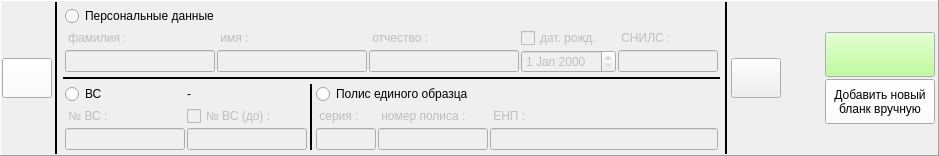
    <widget class="QFrame" name="frame">
     <property name="frameShape">
      <enum>QFrame::Panel</enum>
     </property>
     <property name="frameShadow">
      <enum>QFrame::Raised</enum>
     </property>
     <layout class="QHBoxLayout" name="horizontalLayout_6">
      <property name="spacing">
       <number>2</number>
      </property>
      <property name="leftMargin">
       <number>1</number>
      </property>
      <property name="topMargin">
       <number>1</number>
      </property>
      <property name="rightMargin">
       <number>1</number>
      </property>
      <property name="bottomMargin">
       <number>1</number>
      </property>
      <item>
       <widget class="QPushButton" name="bn_use_filter">
        <property name="minimumSize">
         <size>
          <width>50</width>
          <height>40</height>
         </size>
        </property>
        <property name="maximumSize">
         <size>
          <width>50</width>
          <height>40</height>
         </size>
        </property>
        <property name="palette">
         <palette>
          <active>
           <colorrole role="Button">
            <brush brushstyle="SolidPattern">
             <color alpha="255">
              <red>255</red>
              <green>255</green>
              <blue>255</blue>
             </color>
            </brush>
           </colorrole>
          </active>
          <inactive>
           <colorrole role="Button">
            <brush brushstyle="SolidPattern">
             <color alpha="255">
              <red>255</red>
              <green>255</green>
              <blue>255</blue>
             </color>
            </brush>
           </colorrole>
          </inactive>
          <disabled>
           <colorrole role="Button">
            <brush brushstyle="SolidPattern">
             <color alpha="255">
              <red>255</red>
              <green>255</green>
              <blue>255</blue>
             </color>
            </brush>
           </colorrole>
          </disabled>
         </palette>
        </property>
        <property name="text">
         <string/>
        </property>
        <property name="icon">
         <iconset resource="_inko_pol2_res.qrc">
          <normaloff>:/refresh.png</normaloff>:/refresh.png</iconset>
        </property>
        <property name="iconSize">
         <size>
          <width>25</width>
          <height>25</height>
         </size>
        </property>
        <property name="autoDefault">
         <bool>false</bool>
        </property>
        <property name="default">
         <bool>false</bool>
        </property>
       </widget>
      </item>
      <item>
       <widget class="Line" name="line_4">
        <property name="minimumSize">
         <size>
          <width>5</width>
          <height>0</height>
         </size>
        </property>
        <property name="frameShadow">
         <enum>QFrame::Plain</enum>
        </property>
        <property name="lineWidth">
         <number>2</number>
        </property>
        <property name="orientation">
         <enum>Qt::Vertical</enum>
        </property>
       </widget>
      </item>
      <item>
       <layout class="QVBoxLayout" name="verticalLayout_2">
        <property name="spacing">
         <number>2</number>
        </property>
        <property name="leftMargin">
         <number>2</number>
        </property>
        <property name="topMargin">
         <number>2</number>
        </property>
        <property name="rightMargin">
         <number>2</number>
        </property>
        <property name="bottomMargin">
         <number>2</number>
        </property>
        <item>
         <layout class="QGridLayout" name="gridLayout">
          <property name="leftMargin">
           <number>2</number>
          </property>
          <property name="topMargin">
           <number>2</number>
          </property>
          <property name="rightMargin">
           <number>2</number>
          </property>
          <property name="bottomMargin">
           <number>2</number>
          </property>
          <property name="spacing">
           <number>2</number>
          </property>
          <item row="2" column="2">
           <widget class="QLineEdit" name="ln_ot">
            <property name="enabled">
             <bool>false</bool>
            </property>
            <property name="minimumSize">
             <size>
              <width>150</width>
              <height>0</height>
             </size>
            </property>
           </widget>
          </item>
          <item row="2" column="1">
           <widget class="QLineEdit" name="ln_im">
            <property name="enabled">
             <bool>false</bool>
            </property>
            <property name="minimumSize">
             <size>
              <width>150</width>
              <height>0</height>
             </size>
            </property>
           </widget>
          </item>
          <item row="1" column="4">
           <widget class="QLabel" name="lab_snils">
            <property name="enabled">
             <bool>false</bool>
            </property>
            <property name="text">
             <string> СНИЛС : </string>
            </property>
            <property name="alignment">
             <set>Qt::AlignLeading|Qt::AlignLeft|Qt::AlignVCenter</set>
            </property>
           </widget>
          </item>
          <item row="1" column="0">
           <widget class="QLabel" name="lab_fam">
            <property name="enabled">
             <bool>false</bool>
            </property>
            <property name="text">
             <string> фамилия : </string>
            </property>
            <property name="alignment">
             <set>Qt::AlignLeading|Qt::AlignLeft|Qt::AlignVCenter</set>
            </property>
           </widget>
          </item>
          <item row="2" column="4">
           <widget class="QLineEdit" name="ln_snils">
            <property name="enabled">
             <bool>false</bool>
            </property>
            <property name="minimumSize">
             <size>
              <width>100</width>
              <height>0</height>
             </size>
            </property>
            <property name="maximumSize">
             <size>
              <width>90</width>
              <height>16777215</height>
             </size>
            </property>
            <property name="inputMask">
             <string/>
            </property>
           </widget>
          </item>
          <item row="2" column="0">
           <widget class="QLineEdit" name="ln_fam">
            <property name="enabled">
             <bool>false</bool>
            </property>
            <property name="minimumSize">
             <size>
              <width>150</width>
              <height>0</height>
             </size>
            </property>
           </widget>
          </item>
          <item row="1" column="3">
           <widget class="QCheckBox" name="ch_date_birth">
            <property name="enabled">
             <bool>false</bool>
            </property>
            <property name="text">
             <string>дат. рожд.</string>
            </property>
           </widget>
          </item>
          <item row="0" column="0" colspan="5">
           <widget class="QRadioButton" name="rb_person">
            <property name="text">
             <string>Персональные данные</string>
            </property>
           </widget>
          </item>
          <item row="1" column="2">
           <widget class="QLabel" name="lab_ot">
            <property name="enabled">
             <bool>false</bool>
            </property>
            <property name="text">
             <string> отчество : </string>
            </property>
            <property name="alignment">
             <set>Qt::AlignLeading|Qt::AlignLeft|Qt::AlignVCenter</set>
            </property>
           </widget>
          </item>
          <item row="1" column="1">
           <widget class="QLabel" name="lab_im">
            <property name="enabled">
             <bool>false</bool>
            </property>
            <property name="text">
             <string> имя : </string>
            </property>
            <property name="alignment">
             <set>Qt::AlignLeading|Qt::AlignLeft|Qt::AlignVCenter</set>
            </property>
           </widget>
          </item>
          <item row="2" column="3">
           <widget class="QDateEdit" name="date_birth">
            <property name="enabled">
             <bool>false</bool>
            </property>
           </widget>
          </item>
         </layout>
        </item>
        <item>
         <widget class="Line" name="line_5">
          <property name="frameShadow">
           <enum>QFrame::Plain</enum>
          </property>
          <property name="lineWidth">
           <number>2</number>
          </property>
          <property name="orientation">
           <enum>Qt::Horizontal</enum>
          </property>
         </widget>
        </item>
        <item>
         <layout class="QGridLayout" name="gridLayout_2">
          <property name="leftMargin">
           <number>2</number>
          </property>
          <property name="topMargin">
           <number>2</number>
          </property>
          <property name="rightMargin">
           <number>2</number>
          </property>
          <property name="bottomMargin">
           <number>2</number>
          </property>
          <property name="spacing">
           <number>2</number>
          </property>
          <item row="1" column="0">
           <widget class="QLabel" name="lab_vs_num">
            <property name="enabled">
             <bool>false</bool>
            </property>
            <property name="text">
             <string> № ВС : </string>
            </property>
            <property name="alignment">
             <set>Qt::AlignLeading|Qt::AlignLeft|Qt::AlignVCenter</set>
            </property>
           </widget>
          </item>
          <item row="1" column="4">
           <widget class="QLabel" name="lab_pol_num">
            <property name="enabled">
             <bool>false</bool>
            </property>
            <property name="text">
             <string> номер полиса : </string>
            </property>
            <property name="alignment">
             <set>Qt::AlignLeading|Qt::AlignLeft|Qt::AlignVCenter</set>
            </property>
           </widget>
          </item>
          <item row="2" column="0">
           <widget class="QLineEdit" name="ln_vs_num">
            <property name="enabled">
             <bool>false</bool>
            </property>
            <property name="minimumSize">
             <size>
              <width>120</width>
              <height>0</height>
             </size>
            </property>
            <property name="maximumSize">
             <size>
              <width>120</width>
              <height>16777215</height>
             </size>
            </property>
            <property name="inputMask">
             <string/>
            </property>
           </widget>
          </item>
          <item row="0" column="0">
           <widget class="QRadioButton" name="rb_vs">
            <property name="text">
             <string>ВС</string>
            </property>
           </widget>
          </item>
          <item row="0" column="2" rowspan="3">
           <widget class="Line" name="line_2">
            <property name="minimumSize">
             <size>
              <width>5</width>
              <height>0</height>
             </size>
            </property>
            <property name="frameShadow">
             <enum>QFrame::Plain</enum>
            </property>
            <property name="lineWidth">
             <number>2</number>
            </property>
            <property name="orientation">
             <enum>Qt::Vertical</enum>
            </property>
           </widget>
          </item>
          <item row="1" column="3">
           <widget class="QLabel" name="lab_pol_ser">
            <property name="enabled">
             <bool>false</bool>
            </property>
            <property name="text">
             <string> серия : </string>
            </property>
            <property name="alignment">
             <set>Qt::AlignLeading|Qt::AlignLeft|Qt::AlignVCenter</set>
            </property>
           </widget>
          </item>
          <item row="0" column="3" colspan="3">
           <widget class="QRadioButton" name="rb_pol">
            <property name="text">
             <string>Полис единого образца</string>
            </property>
           </widget>
          </item>
          <item row="2" column="3">
           <widget class="QLineEdit" name="ln_pol_ser">
            <property name="enabled">
             <bool>false</bool>
            </property>
            <property name="minimumSize">
             <size>
              <width>60</width>
              <height>0</height>
             </size>
            </property>
            <property name="maximumSize">
             <size>
              <width>50</width>
              <height>16777215</height>
             </size>
            </property>
            <property name="inputMask">
             <string/>
            </property>
            <property name="text">
             <string/>
            </property>
           </widget>
          </item>
          <item row="1" column="5">
           <widget class="QLabel" name="lab_pol_enp">
            <property name="enabled">
             <bool>false</bool>
            </property>
            <property name="text">
             <string> ЕНП : </string>
            </property>
            <property name="alignment">
             <set>Qt::AlignLeading|Qt::AlignLeft|Qt::AlignVCenter</set>
            </property>
           </widget>
          </item>
          <item row="2" column="5">
           <widget class="QLineEdit" name="ln_pol_enp">
            <property name="enabled">
             <bool>false</bool>
            </property>
            <property name="minimumSize">
             <size>
              <width>120</width>
              <height>0</height>
             </size>
            </property>
            <property name="inputMask">
             <string>9999999999999999</string>
            </property>
            <property name="text">
             <string/>
            </property>
           </widget>
          </item>
          <item row="2" column="4">
           <widget class="QLineEdit" name="ln_pol_num">
            <property name="enabled">
             <bool>false</bool>
            </property>
            <property name="minimumSize">
             <size>
              <width>110</width>
              <height>0</height>
             </size>
            </property>
            <property name="maximumSize">
             <size>
              <width>100</width>
              <height>16777215</height>
             </size>
            </property>
            <property name="inputMask">
             <string/>
            </property>
           </widget>
          </item>
          <item row="2" column="1">
           <widget class="QLineEdit" name="ln_vs_num_2">
            <property name="enabled">
             <bool>false</bool>
            </property>
            <property name="minimumSize">
             <size>
              <width>120</width>
              <height>0</height>
             </size>
            </property>
            <property name="maximumSize">
             <size>
              <width>120</width>
              <height>16777215</height>
             </size>
            </property>
            <property name="inputMask">
             <string/>
            </property>
           </widget>
          </item>
          <item row="1" column="1">
           <widget class="QCheckBox" name="ch_vs_num_2">
            <property name="enabled">
             <bool>false</bool>
            </property>
            <property name="text">
             <string>№ ВС (до) :</string>
            </property>
           </widget>
          </item>
          <item row="0" column="1">
           <widget class="QLabel" name="lab_vs_N">
            <property name="text">
             <string>-</string>
            </property>
           </widget>
          </item>
         </layout>
        </item>
       </layout>
      </item>
      <item>
       <widget class="Line" name="line_3">
        <property name="minimumSize">
         <size>
          <width>5</width>
          <height>0</height>
         </size>
        </property>
        <property name="frameShadow">
         <enum>QFrame::Plain</enum>
        </property>
        <property name="lineWidth">
         <number>2</number>
        </property>
        <property name="orientation">
         <enum>Qt::Vertical</enum>
        </property>
       </widget>
      </item>
      <item>
       <widget class="QPushButton" name="bn_clear_filter">
        <property name="minimumSize">
         <size>
          <width>50</width>
          <height>40</height>
         </size>
        </property>
        <property name="maximumSize">
         <size>
          <width>50</width>
          <height>40</height>
         </size>
        </property>
        <property name="text">
         <string/>
        </property>
        <property name="icon">
         <iconset resource="_inko_pol2_res.qrc">
          <normaloff>:/clear.bmp</normaloff>:/clear.bmp</iconset>
        </property>
        <property name="iconSize">
         <size>
          <width>25</width>
          <height>25</height>
         </size>
        </property>
        <property name="autoDefault">
         <bool>false</bool>
        </property>
        <property name="default">
         <bool>false</bool>
        </property>
       </widget>
      </item>
      <item>
       <spacer name="horizontalSpacer_2">
        <property name="orientation">
         <enum>Qt::Horizontal</enum>
        </property>
        <property name="sizeHint" stdset="0">
         <size>
          <width>40</width>
          <height>20</height>
         </size>
        </property>
       </spacer>
      </item>
      <item>
       <layout class="QVBoxLayout" name="verticalLayout_3" stretch="0,1,0,0">
        <property name="spacing">
         <number>2</number>
        </property>
        <property name="leftMargin">
         <number>2</number>
        </property>
        <property name="topMargin">
         <number>2</number>
        </property>
        <property name="rightMargin">
         <number>2</number>
        </property>
        <property name="bottomMargin">
         <number>2</number>
        </property>
        <item>
         <spacer name="verticalSpacer_2">
          <property name="orientation">
           <enum>Qt::Vertical</enum>
          </property>
          <property name="sizeHint" stdset="0">
           <size>
            <width>5</width>
            <height>5</height>
           </size>
          </property>
         </spacer>
        </item>
        <item>
         <widget class="QPushButton" name="bn_scan_blanks">
          <property name="minimumSize">
           <size>
            <width>110</width>
            <height>45</height>
           </size>
          </property>
          <property name="maximumSize">
           <size>
            <width>110</width>
            <height>45</height>
           </size>
          </property>
          <property name="palette">
           <palette>
            <active>
             <colorrole role="Button">
              <brush brushstyle="SolidPattern">
               <color alpha="255">
                <red>170</red>
                <green>255</green>
                <blue>127</blue>
               </color>
              </brush>
             </colorrole>
            </active>
            <inactive>
             <colorrole role="Button">
              <brush brushstyle="SolidPattern">
               <color alpha="255">
                <red>170</red>
                <green>255</green>
                <blue>127</blue>
               </color>
              </brush>
             </colorrole>
            </inactive>
            <disabled>
             <colorrole role="Button">
              <brush brushstyle="SolidPattern">
               <color alpha="255">
                <red>170</red>
                <green>255</green>
                <blue>127</blue>
               </color>
              </brush>
             </colorrole>
            </disabled>
           </palette>
          </property>
          <property name="text">
           <string/>
          </property>
          <property name="icon">
           <iconset resource="_inko_pol2_res.qrc">
            <normaloff>:/barcoder.bmp</normaloff>:/barcoder.bmp</iconset>
          </property>
          <property name="iconSize">
           <size>
            <width>90</width>
            <height>40</height>
           </size>
          </property>
          <property name="autoDefault">
           <bool>false</bool>
          </property>
          <property name="default">
           <bool>false</bool>
          </property>
         </widget>
        </item>
        <item>
         <widget class="QPushButton" name="bn_add_blank">
          <property name="minimumSize">
           <size>
            <width>110</width>
            <height>45</height>
           </size>
          </property>
          <property name="maximumSize">
           <size>
            <width>110</width>
            <height>45</height>
           </size>
          </property>
          <property name="palette">
           <palette>
            <active>
             <colorrole role="Button">
              <brush brushstyle="SolidPattern">
               <color alpha="255">
                <red>255</red>
                <green>255</green>
                <blue>255</blue>
               </color>
              </brush>
             </colorrole>
            </active>
            <inactive>
             <colorrole role="Button">
              <brush brushstyle="SolidPattern">
               <color alpha="255">
                <red>255</red>
                <green>255</green>
                <blue>255</blue>
               </color>
              </brush>
             </colorrole>
            </inactive>
            <disabled>
             <colorrole role="Button">
              <brush brushstyle="SolidPattern">
               <color alpha="255">
                <red>255</red>
                <green>255</green>
                <blue>255</blue>
               </color>
              </brush>
             </colorrole>
            </disabled>
           </palette>
          </property>
          <property name="text">
           <string>Добавить новый
бланк вручную</string>
          </property>
          <property name="autoDefault">
           <bool>false</bool>
          </property>
          <property name="default">
           <bool>false</bool>
          </property>
         </widget>
        </item>
        <item>
         <spacer name="verticalSpacer">
          <property name="orientation">
           <enum>Qt::Vertical</enum>
          </property>
          <property name="sizeHint" stdset="0">
           <size>
            <width>5</width>
            <height>5</height>
           </size>
          </property>
         </spacer>
        </item>
       </layout>
      </item>
     </layout>
    </widget>
